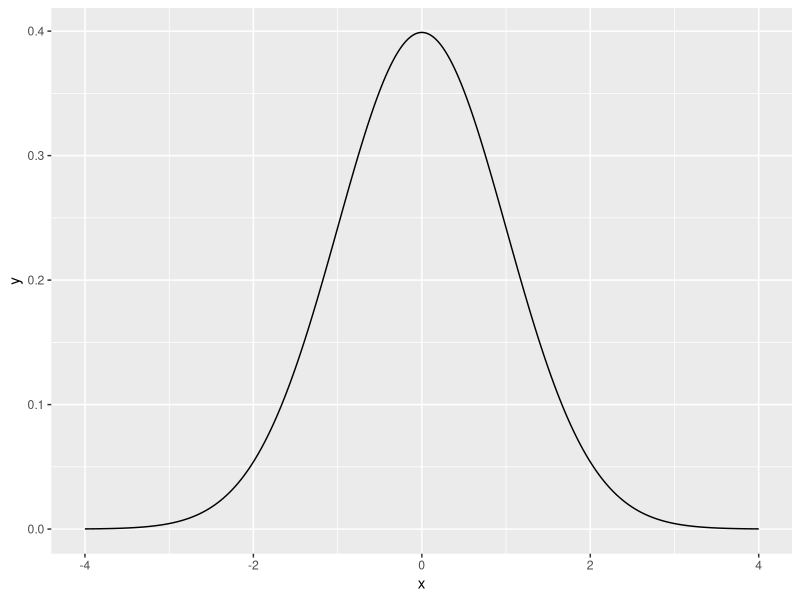
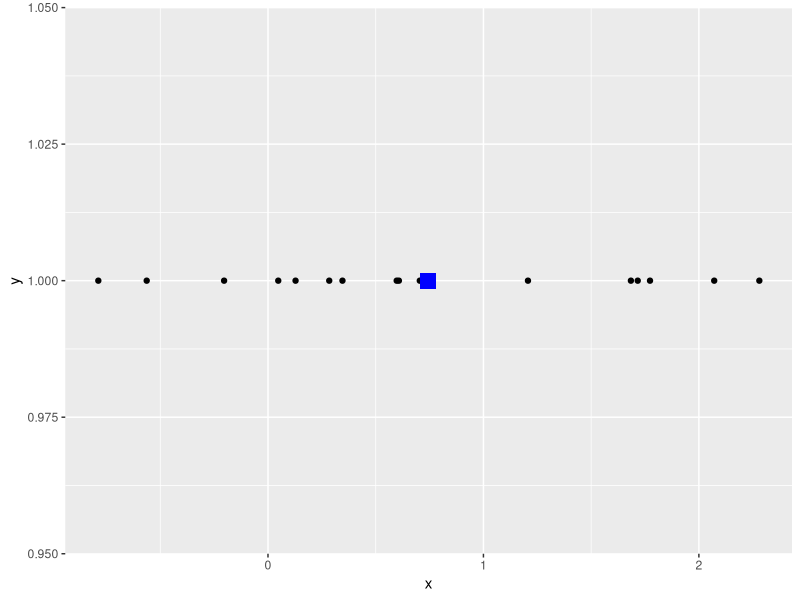
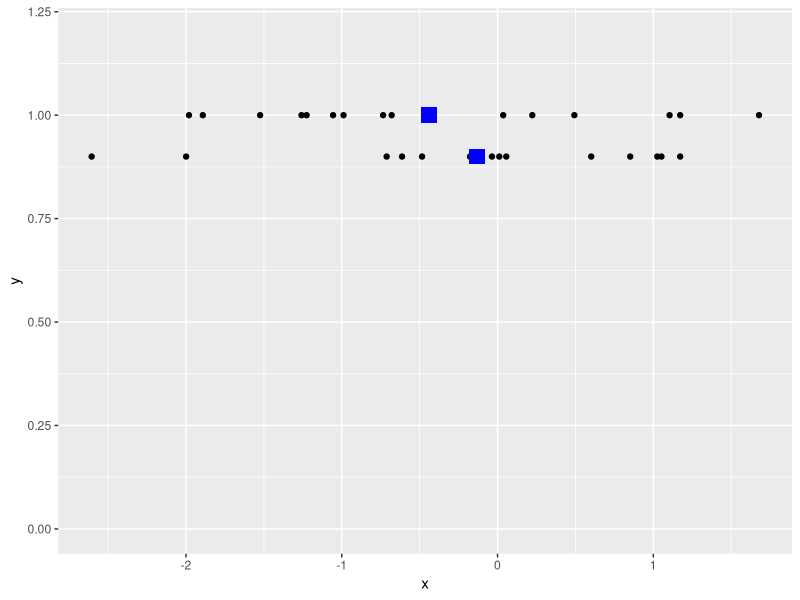
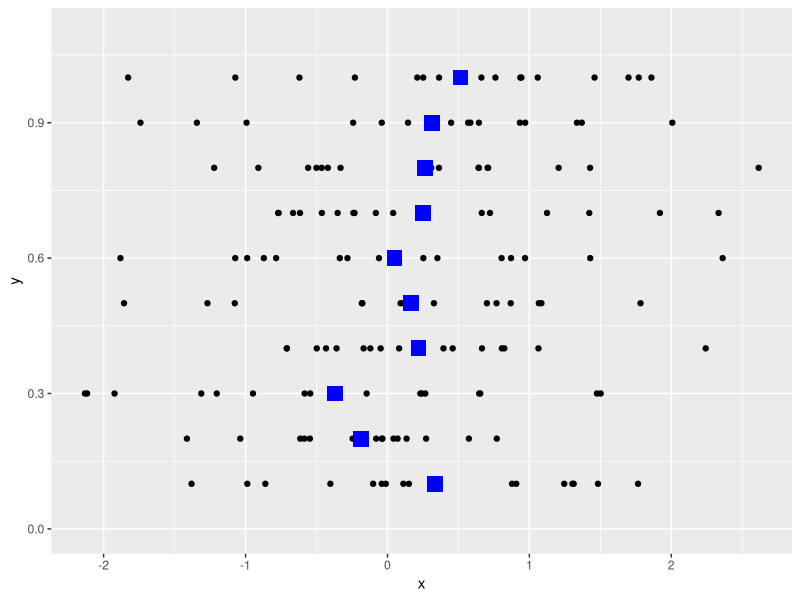

These charts were generated, in order, by the following R code:
## ---- chunk 1
library(ggplot2, quietly = T)

x <- seq(-4, 4, by=0.01)
y <- dnorm(x, 0, 1)
dat <- data.frame(x, y)
ggplot(dat, aes(x, y)) +
  geom_line()

## ---- chunk 2
library(ggplot2, quietly = T)

nsample <- 16
x <- rnorm(nsample, 0, 1)
y <- rep(1, nsample)
xbar <- mean(x)
dat <- data.frame(x, y)
ggplot(dat, aes(x, y)) +
  geom_point() +
  geom_point(aes(x=mean(x), y=1), colour="blue", size=5, shape=15)

## ---- chunk 3
library(ggplot2, quietly = T)

nsample <- 16
x <- rnorm(nsample*2, 0, 1)
y <- c(rep(1, nsample), rep(0.9, nsample))
g <- factor(c(rep(1, nsample), rep(2, nsample)))

dat <- data.frame(x, y, g)

ggplot(dat, aes(x, y)) +
  geom_point() +
  geom_point(aes(x=mean(x[1:nsample]), y=1), colour="blue", size=5, shape=15) +
  geom_point(aes(x=mean(x[(nsample+1):length(x)]), y=0.9), colour="blue", size=5, shape=15) +
  scale_y_continuous(limits=c(0, 1.2))

## ---- chunk 4
suppressWarnings(suppressMessages(library(ggplot2, quietly = T)))
suppressWarnings(suppressMessages(library(dplyr, quietly = T)))

nsample <- 16
nrep <- 10

x <- rnorm(nsample*nrep, 0, 1)
tmpy <- seq(0.1, 1, length.out=nrep)
y <- rep(tmpy, each=nsample)
## ?rep
g <- factor(y)

dat <- data.frame(x, y, g)
dat_mean <- dat %>% 
  group_by(g) %>% 
  summarise(mean=mean(x))

ggplot(dat, aes(x, y)) +
  geom_point() +
  scale_y_continuous(limits=c(0, 1.1)) +
  geom_point(data=dat_mean, aes(y=as.numeric(as.character(g)), x=mean), colour="blue", size=5, shape=15)
  

## ---- chunk 5
coff <- c(245, 246, 246, 248, 248, 248, 250, 250, 250, 252)
nocoff <- c(242, 242, 242, 244, 244, 245, 246, 247, 248, 248)
dat <- data.frame(coff, nocoff)
obs <- with(dat, mean(coff) - mean(nocoff))
obs
